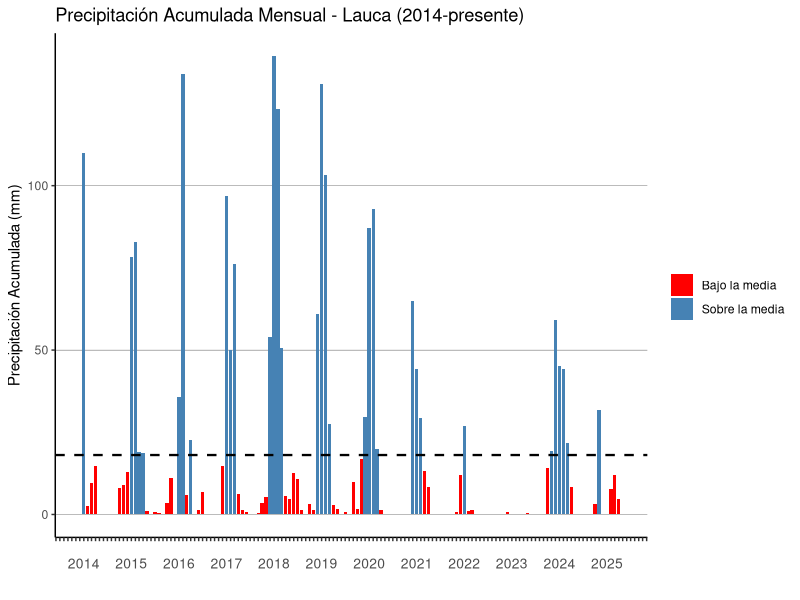

The R source for this figure: (Note: this script raises an error after producing the figure.)
library(tidyverse)
library(lubridate)

serie_precipitaciones_lauca <- read_csv(file = "datos/clima/EC_series_lauca.csv")

names(serie_precipitaciones_lauca)

serie_mensual_lauca <- serie_precipitaciones_lauca |>
  group_by(agno, mes) |>
  summarise(precipitacion_acumulada_mensual = sum(valor, na.rm = TRUE), .groups = "drop") |>
  mutate(fecha = make_date(agno, mes, 1))

names(serie_mensual_lauca)

# grafico de barras -------------------------------------------------------
# Crear franjas para destacar años (solo años pares en gris)
años_franjas <- data.frame(
  xmin = as.Date(paste0(seq(2014, 2025, 2), "-01-01")),
  xmax = as.Date(paste0(seq(2014, 2025, 2), "-12-31"))
)

serie_mensual_lauca |>
  filter(agno >= 2014) |>
  mutate(media = mean(precipitacion_acumulada_mensual, na.rm = TRUE),
         color = ifelse(precipitacion_acumulada_mensual < media, "Bajo la media", "Sobre la media")) |>
  ggplot(aes(x = fecha, y = precipitacion_acumulada_mensual, fill = color)) +
  geom_col() +
  geom_hline(aes(yintercept = media),
             linetype = "dashed", color = "black", linewidth = 0.8) +
  scale_fill_manual(values = c("Bajo la media" = "red", "Sobre la media" = "steelblue")) +
  scale_x_date(breaks = "1 month", labels = function(x) {
    #mes_inicial <- substr(format(x, "%b"), 1, 1)
    año_text <- ifelse(month(x) == 1, paste0("\n", year(x)), "")
    paste0(año_text)
  }) +
  labs(title = "Precipitación Acumulada Mensual - Lauca (2014-presente)",
       x = "",
       y = "Precipitación Acumulada (mm)",
       fill = "") +
  theme_classic() +
  theme(axis.text.x = element_text(angle = 0, hjust = 0.5, size = 10,
                                   lineheight = 0.8),
        legend.position = "right",
        panel.grid.major.y = element_line(color = "black", linewidth = 0.1),
        panel.grid.minor.y = element_blank(),
        panel.grid.major.x = element_blank())

# Gráfico en facetas ----
ggplot(ciclos_anuales, aes(x = mes, y = precipitacion_acumulada_mensual)) +
  geom_area(fill = "steelblue", alpha = 0.6) +
  geom_line(color = "steelblue", linewidth = 1) +
  geom_line(data = mediana_historica,
            aes(x = mes, y = precip_mediana),
            color = "red", linewidth = 0.8, linetype = "dashed",
            inherit.aes = FALSE) +
  facet_wrap(~ agno, ncol = 4) +
  scale_x_continuous(
    breaks = c(1, 4, 7, 10),
    labels = c("E", "A", "J", "O")
  ) +
  labs(
    title = "Ciclos Anuales de Precipitación por Año - Lauca",
    x = "Mes",
    y = "Precipitación (mm)"
  ) +
  theme_classic() +
  theme(
    strip.background = element_rect(fill = "gray90"),
    strip.text = element_text(face = "bold", size = 10),
    panel.grid.major.y = element_line(color = "gray90", linewidth = 0.2)
  )
